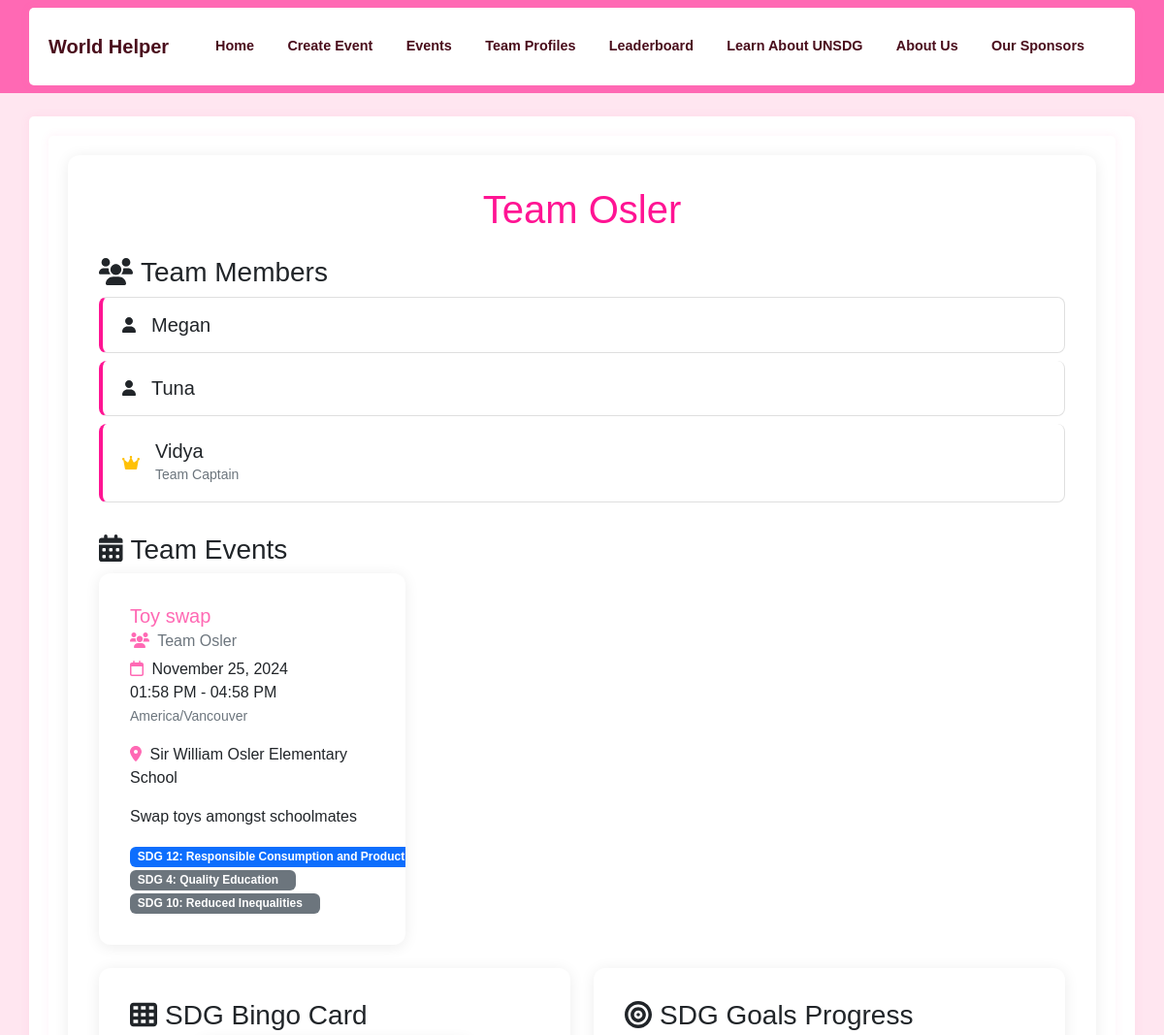
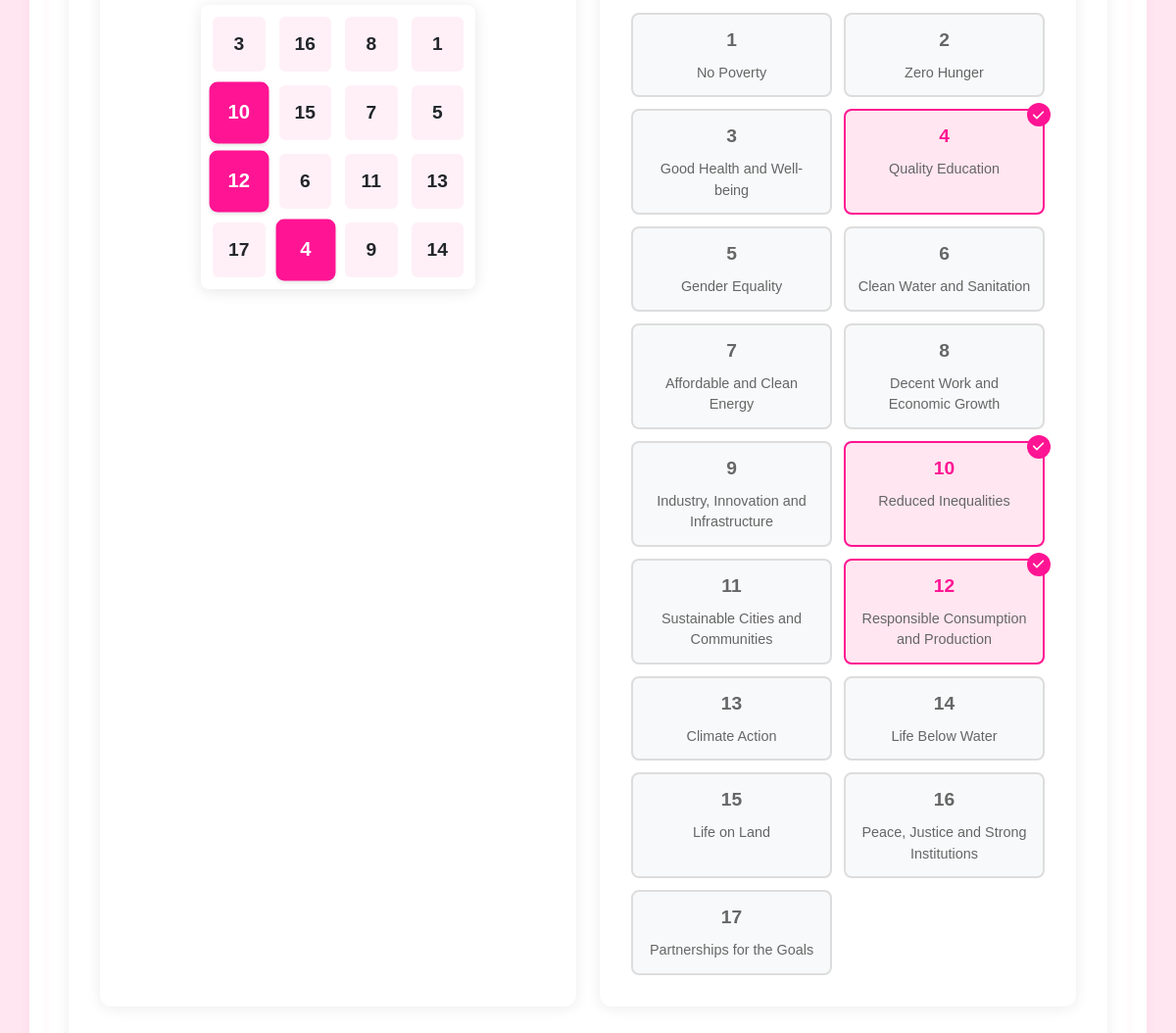
/team/1, run on the app's committed database (2 pictures, top to bottom).
### app/models.py (models this page shows)
class Team(db.Model):
    id = db.Column(db.Integer, primary_key=True)
    team_phrase = db.Column(db.String(100), nullable=False)
    name = db.Column(db.String(64), nullable=False)
    members = db.relationship('TeamMember', backref='team', lazy='dynamic')
    events = db.relationship('Event', backref='team', lazy='dynamic')
    bingo_card = db.relationship('BingoCard', backref='team', uselist=False)

class TeamMember(db.Model):
    id = db.Column(db.Integer, primary_key=True)
    name = db.Column(db.String(64), nullable=False)
    team_id = db.Column(db.Integer, db.ForeignKey('team.id'), nullable=False)
    is_captain = db.Column(db.Boolean, default=False)
    __table_args__ = (
        db.UniqueConstraint('team_id', 'name', name='unique_member_per_team'),
    )

class Event(db.Model):
    id = db.Column(db.Integer, primary_key=True)
    title = db.Column(db.String(100), nullable=False)
    description = db.Column(db.Text(1000))
    start_date = db.Column(db.DateTime, nullable=False)
    end_date = db.Column(db.DateTime, nullable=False)
    timezone = db.Column(db.String(50), nullable=False)
    location = db.Column(db.String(100))
    team_id = db.Column(db.Integer, db.ForeignKey('team.id'), nullable=False)
    sdg_goals = db.Column(JSONType)
    created_at = db.Column(db.DateTime, default=datetime.utcnow)

### app/main/routes.py (the view)
@bp.route('/team/<int:team_id>')
def team(team_id):
    team = Team.query.get_or_404(team_id)
    events = team.events.order_by(Event.start_date.desc()).all()
    bingo_card = BingoCard.query.filter_by(team_id=team_id).first()
    team_sdg_goals = set()
    for event in events:
        if event.sdg_goals and 'goals' in event.sdg_goals:
            team_sdg_goals.update(event.sdg_goals['goals'])
    all_sdg_goals = [
        {
            'number': i,
            'description': SDG_DESCRIPTIONS[i],
            'achieved': i in team_sdg_goals
        } for i in range(1, 18)
    ]
    return render_template('team.html',
                         team=team,
                         events=events,
                         bingo_card=bingo_card,
                         sdg_descriptions=SDG_DESCRIPTIONS,
                         all_sdg_goals=all_sdg_goals)

### app/main/routes.py (called while the page is built)
@bp.context_processor
def utility_processor():
    return dict(SDG_DESCRIPTIONS=SDG_DESCRIPTIONS)

### app/models.py (called while the page is built)
    def process_result_value(self, value, dialect):
        if value is None:
            return None
        return json.loads(value)

### app/templates/team.html (shortened to what this page needs)
{% extends "base.html" %}
{% block content %}
<div class="container">
    <div class="card">
        <div class="card-body">
            <h1 class="card-title text-center mb-4">{{ team.name }}</h1>
            <div class="mb-4">
                <h3><i class="fas fa-users me-2"></i>Team Members</h3>
                <div class="list-group">
                    {% for member in team.members %}
                    <div class="list-group-item">
                        <div class="d-flex align-items-center">
                            <i class="fas {% if member.is_captain %}fa-crown text-warning{% else %}fa-user{% endif %} me-3"></i>
                            <div>
                                <h5 class="mb-0">{{ member.name }}</h5>
                                {% if member.is_captain %}
                                <small class="text-muted">Team Captain</small>
                                {% endif %}
                            </div>
                        </div>
                    </div>
                    {% endfor %}
                </div>
            </div>
            <div class="mb-4">
                <h3><i class="fas fa-calendar-alt me-2"></i>Team Events</h3>
                {% if events %}
                <div class="row row-cols-1 row-cols-md-2 row-cols-lg-3 g-4">
                    {% for event in events %}
                    <div class="col">
                        <div class="card h-100">
                            <div class="card-body">
                                <h5 class="card-title" style="color: #FF69B4;">{{ event.title }}</h5>
                                <h6 class="card-subtitle mb-2 text-muted">
                                    <i class="fas fa-users me-1" style="color: #FF69B4;"></i>
                                    {{ event.team.name }}
                                </h6>
                                <p class="card-text">
                                    <i class="far fa-calendar me-1" style="color: #FF69B4;"></i>
                                    {% if event.start_date.date() == event.end_date.date() %}
                                        {{ event.start_date.strftime('%B %d, %Y') }}<br>
                                        {{ event.start_date.strftime('%I:%M %p') }} - {{ event.end_date.strftime('%I:%M %p') }}
                                    {% else %}
                                        {{ event.start_date.strftime('%B %d, %Y %I:%M %p') }} -<br>
                                        {{ event.end_date.strftime('%B %d, %Y %I:%M %p') }}
                                    {% endif %}
                                    <br>
                                    <small class="text-muted">{{ event.timezone }}</small>
                                </p>
                                {% if event.location %}
                                <p class="card-text">
                                    <i class="fas fa-map-marker-alt me-1" style="color: #FF69B4;"></i>
                                    {{ event.location }}
                                </p>
                                {% endif %}
                                {% if event.description %}
                                <p class="card-text">{{ event.description }}</p>
                                {% endif %}
                                {% if event.sdg_goals %}
                                <div class="mt-2">
                                    {% for goal in event.sdg_goals.goals %}
                                    <span class="badge {% if goal == event.sdg_goals.primary %}bg-primary{% else %}bg-secondary{% endif %} me-1">
                                        SDG {{ goal }}: {{ sdg_descriptions[goal] }}
                                    </span>
                                    {% endfor %}
                                </div>
                                {% endif %}
                            </div>
                        </div>
                    </div>
                    {% endfor %}
                </div>
                {% else %}
                <p class="text-muted">No events created yet.</p>
                {% endif %}
            </div>
            <div class="row mb-4">
                <div class="col-md-6">
                    <div class="card h-100">
                        <div class="card-body">
                            <h3><i class="fas fa-th me-2"></i>SDG Bingo Card</h3>
                            {% if bingo_card %}
                                <div class="bingo-grid">
                                    {% for row in bingo_card.card_numbers %}
                                        <div class="bingo-row">
                                            {% for number in row %}
                                                <div class="bingo-cell {% if number and number in bingo_card.marked_numbers %}marked{% endif %}">
                                                    {% if number %}
                                                        {{ number }}
                                                    {% endif %}
                                                </div>
                                            {% endfor %}
                                        </div>
                                    {% endfor %}
                                </div>
                            {% else %}
                                <p class="text-muted">No bingo card available.</p>
                            {% endif %}
                        </div>
                    </div>
                </div>
                <div class="col-md-6">
                    <div class="card h-100">
                        <div class="card-body">
                            <h3><i class="fas fa-bullseye me-2"></i>SDG Goals Progress</h3>
                            <div class="sdg-goals-grid">
                                {% for goal in all_sdg_goals %}
                                <div class="sdg-goal-card {% if goal.achieved %}achieved{% endif %}">
                                    <div class="sdg-goal-number">{{ goal.number }}</div>
                                    <div class="sdg-goal-description">{{ goal.description }}</div>
                                    {% if goal.achieved %}
                                    <div class="sdg-goal-badge">
                                        <i class="fas fa-check"></i>
                                    </div>
                                    {% endif %}
                                </div>
                                {% endfor %}
                            </div>
                        </div>
                    </div>
                </div>
            </div>
        </div>
    </div>
</div>
{% endblock %}

### app/templates/base.html (shortened to what this page needs)
<!DOCTYPE html>
<html lang="en">
<head>
    <link rel="stylesheet" href="https://cdn.jsdelivr.net/npm/bootstrap@5.2.3/dist/css/bootstrap.min.css">
    <link rel="stylesheet" href="{{ url_for('static', filename='css/custom.css') }}">
    <link rel="stylesheet" href="https://cdnjs.cloudflare.com/ajax/libs/font-awesome/6.0.0/css/all.min.css">
    <link href="https://cdn.quilljs.com/1.3.6/quill.snow.css" rel="stylesheet">
</head>
<body>
    <nav class="navbar navbar-expand-lg navbar-dark">
        <div class="container">
            <a class="navbar-brand" href="{{ url_for('main.index') }}">World Helper</a>
            <div class="collapse navbar-collapse" id="navbarNav">
                <ul class="navbar-nav ms-auto">
                    <li class="nav-item">
                        <a class="nav-link {{ 'active' if request.endpoint == 'main.index' }}" href="{{ url_for('main.index') }}">Home</a>
                    </li>
                    <li class="nav-item">
                        <a class="nav-link {{ 'active' if request.endpoint == 'main.create_event' }}" href="{{ url_for('main.create_event') }}">Create Event</a>
                    </li>
                    <li class="nav-item">
                        <a class="nav-link {{ 'active' if request.endpoint == 'main.events' }}" href="{{ url_for('main.events') }}">Events</a>
                    </li>
                    <li class="nav-item">
                        <a class="nav-link {{ 'active' if request.endpoint == 'main.team_profiles' }}" href="{{ url_for('main.team_profiles') }}">Team Profiles</a>
                    </li>
                    <li class="nav-item">
                        <a class="nav-link {{ 'active' if request.endpoint == 'main.leaderboard' }}" href="{{ url_for('main.leaderboard') }}">Leaderboard</a>
                    </li>
                    <li class="nav-item">
                        <a class="nav-link {{ 'active' if request.endpoint == 'main.learn_unsdg' }}" href="{{ url_for('main.learn_unsdg') }}">Learn About UNSDG</a>
                    </li>
                    <li class="nav-item">
                        <a class="nav-link {{ 'active' if request.endpoint == 'main.about' }}" href="{{ url_for('main.about') }}">About Us</a>
                    </li>
                    <li class="nav-item">
                        <a class="nav-link {{ 'active' if request.endpoint == 'main.sponsors' }}" href="{{ url_for('main.sponsors') }}">Our Sponsors</a>
                    </li>
                </ul>
            </div>
        </div>
    </nav>
    <div class="container mt-4">
        {% block content %}{% endblock %}
    </div>
</body>
</html>

### app/static/css/custom.css (style rules this page uses)
:root { --pink-primary: #FF1493; --pink-secondary: #FF69B4; --pink-light: #FFE6F0; --pink-border: #FFCCE6; --pink-hover: #FF1493; --pink-dark: #4a0e1c; }
body { font-family: 'Arial', sans-serif; background-color: var(--pink-light); }
.navbar { background-color: var(--pink-secondary) !important; }
.navbar-brand, .nav-link { color: var(--pink-dark) !important; font-weight: bold; transition: color 0.3s ease; }
.container { background-color: #ffffff; border-radius: 5px; padding: 20px; box-shadow: 0 0 10px rgba(255, 105, 180, 0.1); }
h1, .world-helper-title { color: var(--pink-primary); margin-bottom: 20px; }
.badge { position: relative; padding-right: 1.5em; }
.bingo-grid { display: flex; flex-direction: column; gap: 10px; max-width: 400px; margin: 0 auto; }
.bingo-row { display: flex; gap: 10px; justify-content: center; }
.bingo-cell { width: 70px; height: 70px; border: 2px solid #ddd; border-radius: 8px; display: flex; align-items: center; justify-content: center; position: relative; background: #f8f9fa; transition: all 0.3s ease; font-weight: bold; font-size: 1.1rem; }
.bingo-cell.marked { background: var(--pink-light); border-color: var(--pink-primary); color: var(--pink-primary); }
.sdg-goals-grid { display: grid; grid-template-columns: repeat(auto-fill, minmax(140px, 1fr)); gap: 0.75rem; margin-top: 1rem; }
.sdg-goal-card { position: relative; padding: 0.75rem; border: 2px solid #ddd; border-radius: 8px; background: #f8f9fa; transition: all 0.3s ease; display: flex; flex-direction: column; align-items: center; text-align: center; font-size: 0.9rem; }
.sdg-goal-card.achieved { border-color: var(--pink-primary); background: var(--pink-light); }
.sdg-goal-number { font-size: 1.2rem; font-weight: bold; color: #666; margin-bottom: 0.5rem; }
.sdg-goal-card.achieved .sdg-goal-number { color: var(--pink-primary); }
.sdg-goal-description { font-size: 0.9rem; color: #666; }
.sdg-goal-badge { position: absolute; top: -8px; right: -8px; background: var(--pink-primary); color: white; width: 24px; height: 24px; border-radius: 50%; display: flex; align-items: center; justify-content: center; font-size: 0.8rem; }
.bingo-cell { width: 60px; height: 60px; font-size: 1.2rem; font-weight: bold; border: 2px solid #ddd; border-radius: 8px; transition: all 0.3s ease; }
.bingo-cell.marked { background: var(--pink-light); border-color: var(--pink-primary); color: var(--pink-primary); transform: scale(1.05); box-shadow: 0 2px 4px rgba(0, 0, 0, 0.1); }
.list-group-item { padding: 1rem 1.25rem; border-left: 4px solid var(--pink-primary); margin-bottom: 0.5rem; border-radius: 8px !important; transition: all 0.3s ease; }
.card { border: 2px solid var(--pink-border); border-radius: 12px; box-shadow: 0 4px 6px rgba(0, 0, 0, 0.1); overflow: hidden; }
.card-body { padding: 2rem; }
.card { border: none; box-shadow: 0 2px 15px rgba(0,0,0,0.08); transition: transform 0.2s ease; }
.bingo-grid { max-width: 280px; margin: 0 auto; background: white; padding: 10px; border-radius: 8px; box-shadow: 0 2px 15px rgba(0,0,0,0.1); }
.bingo-cell { background: rgba(255,105,180,0.1); border: 2px solid white; transition: all 0.3s ease; }
.bingo-cell.marked { background: var(--pink-primary); color: white; }
.collapse { transition: all 0.3s ease; }
.navbar-nav { width: 100%; display: flex; justify-content: space-between; align-items: center; padding: 0 1rem; }
.nav-item { text-align: center; margin: 0 0.3rem; }
.nav-link { font-size: 0.9rem; white-space: nowrap; padding: 0.5rem 0.7rem !important; }

### data on the page
Team: name "Team Osler"
TeamMember: is_captain False (drawn), name "Megan"
TeamMember: is_captain False (drawn), name "Tuna"
TeamMember: is_captain True (drawn), name "Vidya"
Event: title "Toy swap", team.name "Team Osler", start_date "November 25, 2024", start_date "01:58 PM", end_date "04:58 PM", timezone "America/Vancouver", location "Sir William Osler Elementary School", description "Swap toys amongst schoolmates", goals "12" "4" "10", sdg_descriptions "Responsible Consumption and…" "Quality Education" "Reduced Inequalities"

### other printed values
{{ number }} "3" "16" "8" "1" "10" "15" "7" "5" "12" "6" "11" "13" "17" "4" "9" "14"
{{ goal.number }} "1" "2" "3" "4" "5" "6" "7" "8" "9" "10" "11" "12" "13" "14" "15" "16" "17"
{{ goal.description }} "No Poverty" "Zero Hunger" "Good Health and Well-being" "Quality Education" "Gender Equality" "Clean Water and Sanitation" "Affordable and Clean Energy" "Decent Work and Economic Growth" "Industry, Innovation and Infrastructure" "Reduced Inequalities" "Sustainable Cities and Communities" "Responsible Consumption and Production" "Climate Action" "Life Below Water" "Life on Land" "Peace, Justice and Strong Institutions" "Partnerships for the Goals"
